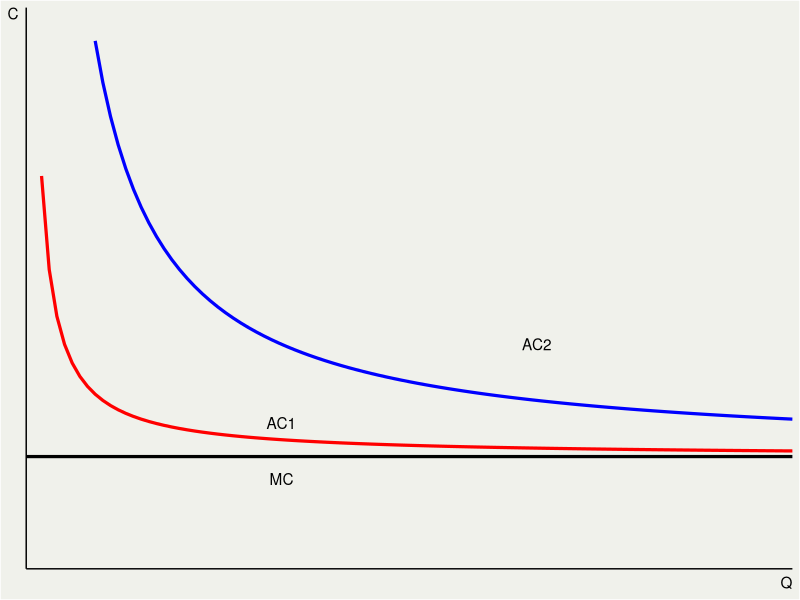
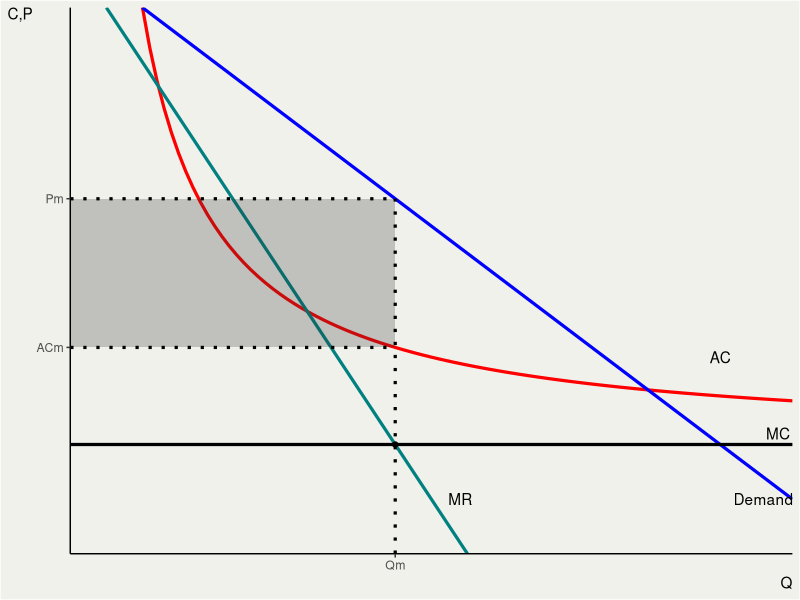
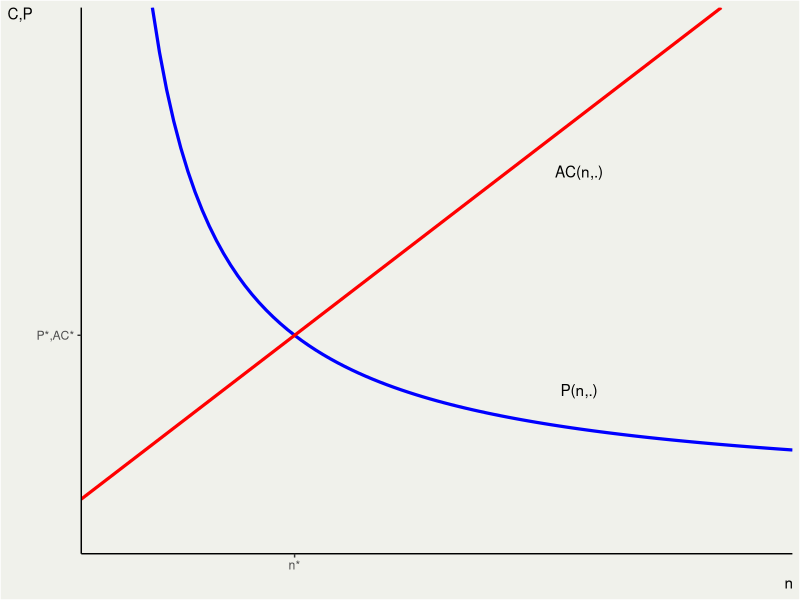
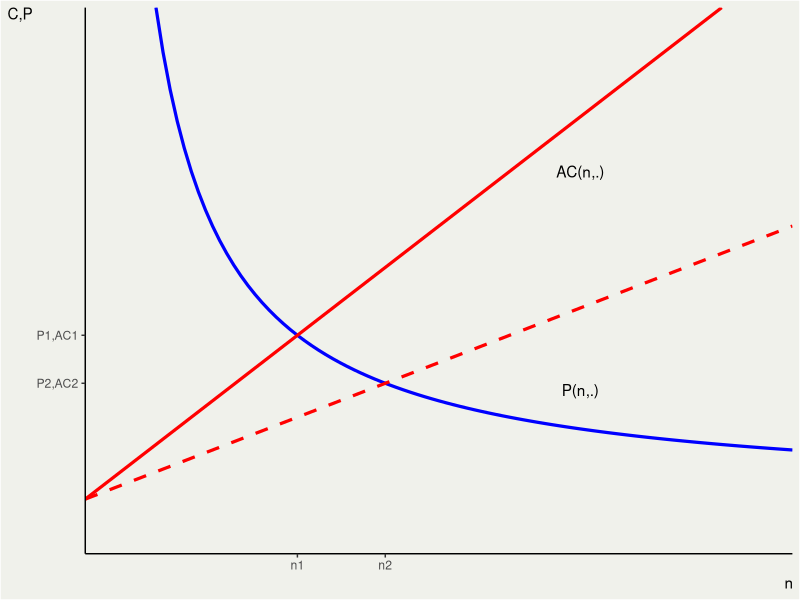
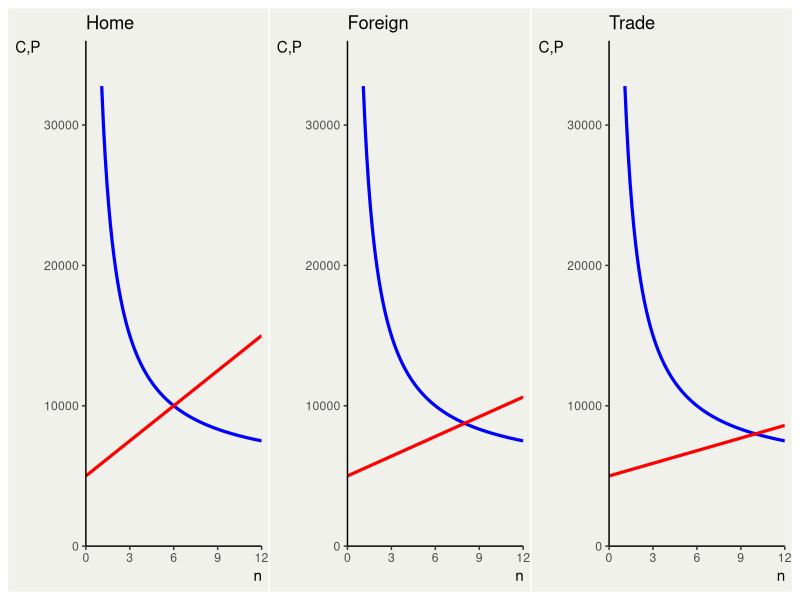

Source code (R) for these figures, in order:
## ---- chunk 1
#| output: false
library(tidyverse)

plot<-ggplot()+theme_classic()+
  theme(panel.background = element_rect(fill = '#f0f1eb'),
        plot.background = element_rect(fill = '#f0f1eb'),
        axis.title.x = element_text(hjust=1),
        axis.title.y = element_text(angle=0,hjust=1,vjust=1),
        panel.grid=element_blank(),
#        axis.text.x=element_blank(),
#        axis.text.y=element_blank(),
#        axis.ticks.x=element_blank(),
#        axis.ticks.y=element_blank(),
        legend.position=c(1,1),
        legend.justification = c(1,1),
        legend.spacing=unit(0,"cm"),
        legend.margin=margin(0,0,0,0))
## ---- chunk 2
#| label: fig1
#| warning: false
AC1 <- function(q) 1.5/q+1
AC2 <- function(q) 10/q+1
plot+
  stat_function(fun = AC1,size=1.1, color='red') +
  stat_function(fun = AC2,size=1.1, color='blue') +
  geom_hline(yintercept=1,size=1.1,color='black')+
  labs(x="Q", y="C",color=NULL,fill=NULL)+
  annotate("text",x=10,y=1.3,label="AC1")+
  annotate("text",x=20,y=2,label="AC2")+
  annotate("text",x=10,y=0.8,label="MC")+
  scale_x_continuous(expand=c(0,0),limits = c(0,30))+
  scale_y_continuous(expand=c(0,0),limits = c(0,5))+
  theme(      axis.text.x=element_blank(),
        axis.text.y=element_blank(),
        axis.ticks.x=element_blank(),
        axis.ticks.y=element_blank())
## ---- chunk 3
#| label: fig2
#| warning: false
#| fig-width: 5
#| fig-height: 4

demand<- function(q) 5.5-q
mr<- function(q) 5.5-q-q
z<-seq(0, 4.5/2, 0.01)
AC1 <- function(q) 2/q+1

plot+
  stat_function(fun = AC1,size=1.1, color='red') +
  stat_function(fun = demand,size=1.1, color='blue') +
  stat_function(fun = mr,size=1.1, color='#008080') +
  geom_hline(yintercept=1,size=1.1,color='black')+
  labs(x="Q", y="C,P",color=NULL,fill=NULL)+
  geom_ribbon(aes(x = z, ymin = AC1(4.5/2), ymax=demand(4.5/2)), alpha = 0.25) +
  annotate("point",x=4.5/2,y=1)+
  annotate("segment",x=4.5/2,y=0,xend=4.5/2,yend=demand(4.5/2),lty="dotted",size=1.1)+
  annotate("segment",x=0,y=demand(4.5/2),xend=4.5/2,yend=demand(4.5/2),lty="dotted",size=1.1)+
  annotate("segment",x=0,y=AC1(4.5/2),xend=4.5/2,yend=AC1(4.5/2),lty="dotted",size=1.1)+
  annotate("text",x=4.5,y=1.8,label="AC")+
  annotate("text",x=4.9,y=1.1,label="MC")+
  annotate("text",x=4.8,y=0.5,label="Demand")+
  annotate("text",x=2.7,y=0.5,label="MR")+
  scale_x_continuous(expand=c(0,0),limits = c(0,5),breaks = 4.5/2,labels="Qm")+
  scale_y_continuous(expand=c(0,0),limits = c(0,5),breaks=c(AC1(2.25),demand(2.25)),
                     labels=c("ACm","Pm"))
  
## ---- chunk 4
#| label: fig3
#| warning: false
#| fig-width: 5
#| fig-height: 4

DD<- function(q) 9/q+1
CC<- function(q) q+1

plot+
  stat_function(fun = DD,size=1.1, color='blue') +
  stat_function(fun = CC,size=1.1, color='red') +
  labs(x="n", y="C,P",color=NULL,fill=NULL)+
  scale_x_continuous(expand=c(0,0),limits = c(0,10),breaks = 3,labels="n*")+
  scale_y_continuous(expand=c(0,0),limits = c(0,10),breaks=4,labels="P*,AC*")+
  annotate("text",x=7,y=7,label="AC(n,.)")+
  annotate("text",x=7,y=3,label="P(n,.)")
  
## ---- chunk 5
#| label: fig4
#| warning: false
#| fig-width: 5
#| fig-height: 4

DD<- function(q) 9/q+1
DDD<- function(q) 18/q+1
CC<- function(q) q+1
CCC<- function(q) q/2+1

plot+
  stat_function(fun = DD,size=1.1, color='blue') +
  stat_function(fun = CC,size=1.1, color='red') +
  stat_function(fun = CCC,size=1.1, color='red',lty='dashed') +
  labs(x="n", y="C,P",color=NULL,fill=NULL)+
  scale_x_continuous(expand=c(0,0),limits = c(0,10),breaks =c(3,sqrt(18)),labels=c("n1","n2"))+
  scale_y_continuous(expand=c(0,0),limits = c(0,10),breaks=c(4,DD(sqrt(18))),labels=c("P1,AC1","P2,AC2"))+
  annotate("text",x=7,y=7,label="AC(n,.)")+
  annotate("text",x=7,y=3,label="P(n,.)")

  
## ---- chunk 6
#| label: fig5
#| warning: false

library("patchwork")
DA<- function(q) 5000+1/(1/30000*q)
CA<- function(q) 750000000*q/900000+5000
CB<- function(q) 750000000*q/1600000+5000
C3<- function(q) 750000000*q/2500000+5000


a<-plot+
  stat_function(fun = DA,size=1.1, color='blue') +
  stat_function(fun = CA,size=1.1, color='red') +
  labs(x="n", y="C,P",color=NULL,fill=NULL)+
  scale_x_continuous(expand=c(0,0),limits = c(0,12))+
  scale_y_continuous(expand=c(0,0),limits = c(0,36000))+
  ggtitle("Home")

b<-plot+
  stat_function(fun = DA,size=1.1, color='blue') +
  stat_function(fun = CB,size=1.1, color='red') +
  labs(x="n", y="C,P",color=NULL,fill=NULL)+
  scale_x_continuous(expand=c(0,0),limits = c(0,12))+
  scale_y_continuous(expand=c(0,0),limits = c(0,36000))+
  ggtitle("Foreign")

c<-plot+
  stat_function(fun = DA,size=1.1, color='blue') +
  stat_function(fun = C3,size=1.1, color='red') +
  labs(x="n", y="C,P",color=NULL,fill=NULL)+
  scale_x_continuous(expand=c(0,0),limits = c(0,12))+
  scale_y_continuous(expand=c(0,0),limits = c(0,36000))+
  ggtitle("Trade")

a+b+c
